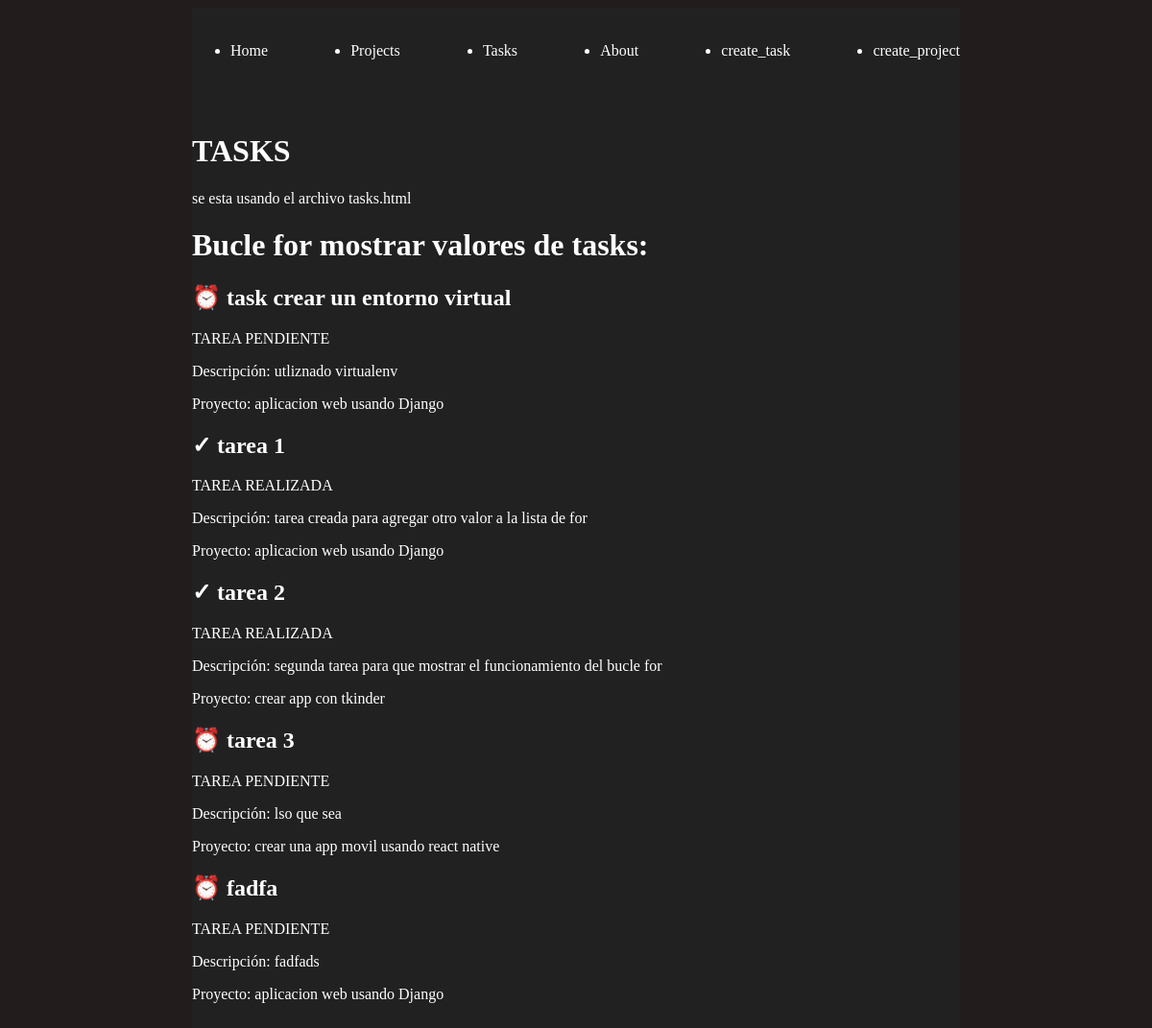
/tasks/, run on an earlier commit of the app's database.
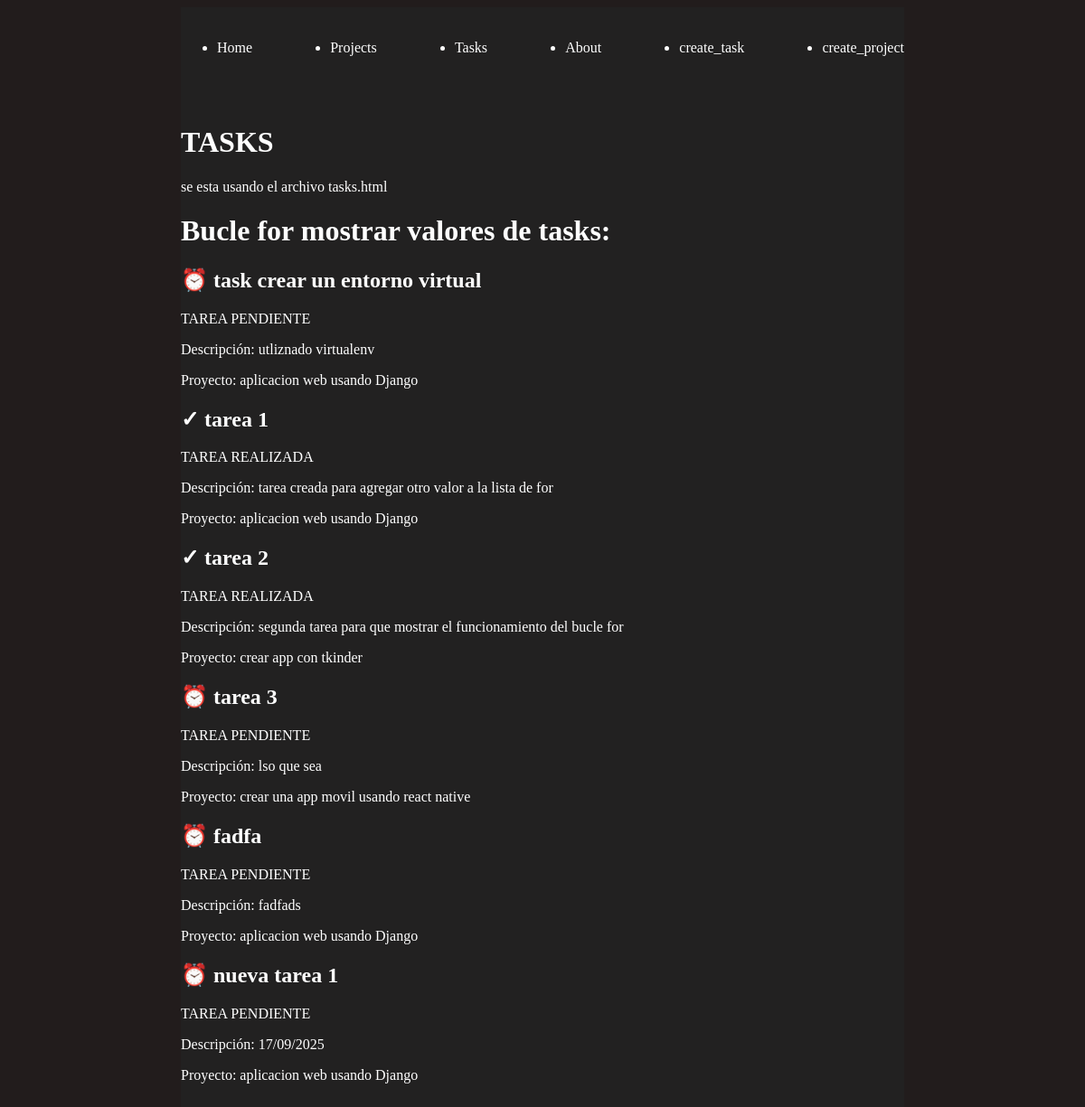
And on a later commit of the database.
### myapp/models.py (models this page shows, shortened)
class Task(models.Model):
    title = models.CharField(max_length=200)
    description = models.TextField(blank=True)
    done = models.BooleanField(default=False)
    project = models.ForeignKey(Project, on_delete=models.CASCADE)  #  relación con Project

class Project(models.Model):
    name = models.CharField(max_length=200)

### myapp/views.py (the view)
# urls.py: path('tasks/', views.task, name='tasks'),
def task(request):
    tasks = Task.objects.all()
    return render(request, "tasks/tasks.html", {'tasks': tasks})

### myapp/templates/tasks/tasks.html (shortened to what this page needs)
{% extends 'layouts/base.html' %}
{% block content%}
<!DOCTYPE html>
<html lang="en">
<head>
</head>
<body>
    <h1>TASKS</h1>
    <p>se esta usando el archivo tasks.html</p>
     <h1>Bucle for mostrar valores de tasks:</h1>
{% for task in tasks %}
    <div>
        <h2>
            {% if not task.done %}
                ⏰ {{ task.title }}
            {% else %}
                ✓ {{ task.title }}
            {% endif %}
        </h2>
        {% if not task.done %}
            <p>TAREA PENDIENTE</p>
        {% else %}
            <p>TAREA REALIZADA</p>
        {% endif %}
        <p>Descripción: {{ task.description }}</p>
        <p>Proyecto: {{ task.project.name }}</p>
    </div>
{% endfor %}
</body>
</html>
{% endblock%}

What changed in the data, as far as the page shows it:
added Task: title "nueva tarea 1", done "TAREA PENDIENTE", description "17/09/2025", project.name "aplicacion web usando Django"
